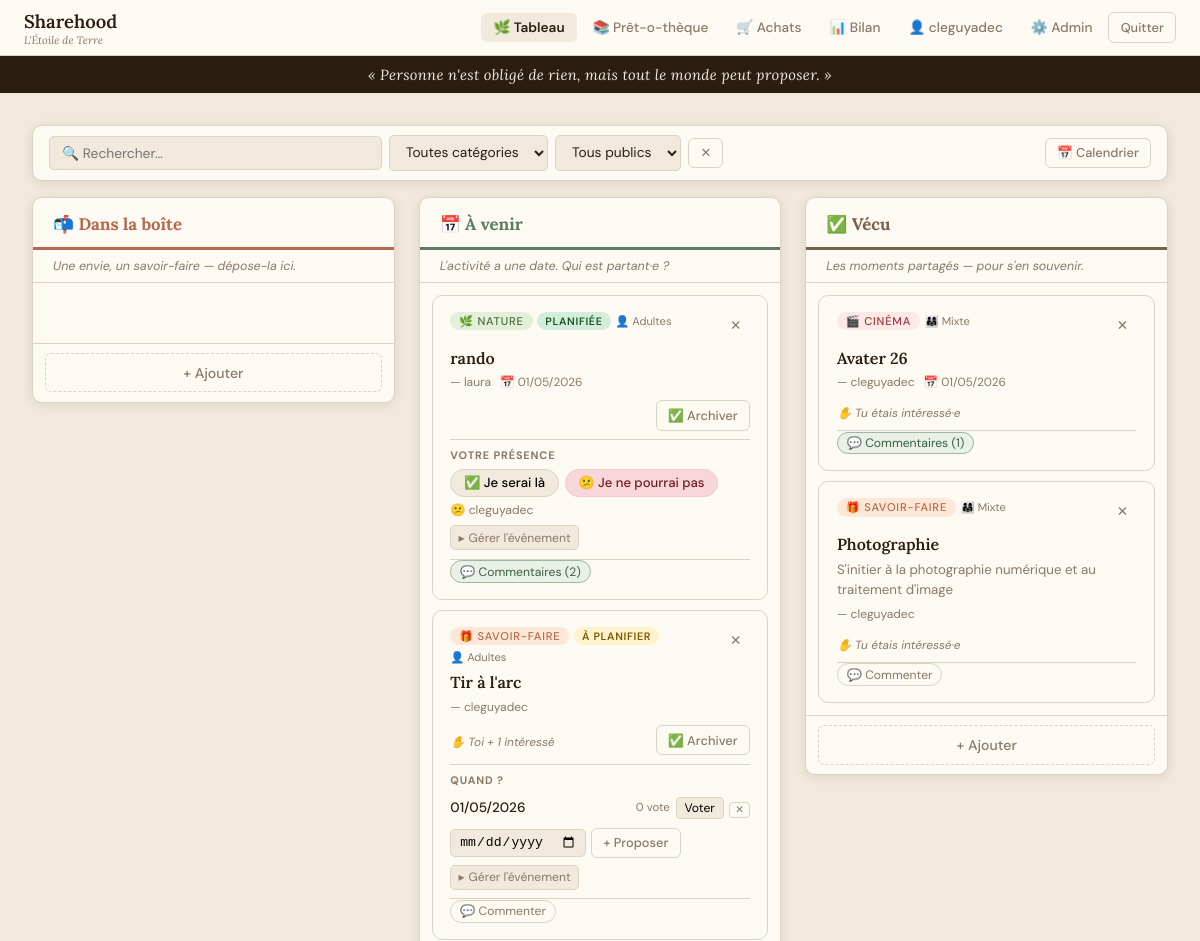
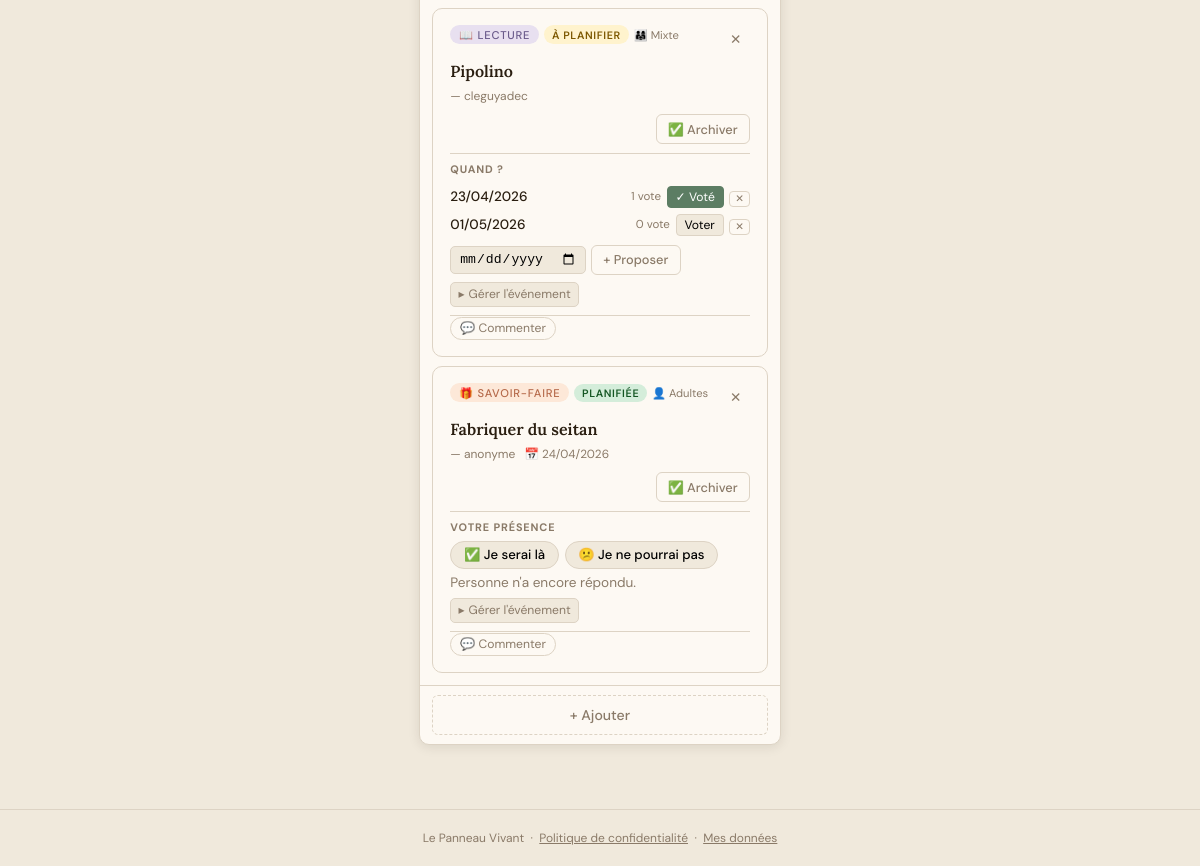
Page /?action=board (signed in) on the committed database (2 pictures, top to bottom).
### tables this page shows
CREATE TABLE users (
            id               INTEGER PRIMARY KEY AUTOINCREMENT,
            display_name     TEXT    NOT NULL,
            password_hash    TEXT    NOT NULL,
            role             TEXT    NOT NULL DEFAULT 'member',
            household        TEXT,
            created_at       TEXT    NOT NULL DEFAULT (datetime('now')),
            last_login       TEXT,
            is_active        INTEGER NOT NULL DEFAULT 1,
            gdpr_consent_at  TEXT
        );

CREATE TABLE cards (
            id           INTEGER PRIMARY KEY AUTOINCREMENT,
            column_id    INTEGER NOT NULL DEFAULT 0,
            tag          TEXT    NOT NULL DEFAULT 'autre',
            title        TEXT    NOT NULL,
            body         TEXT,
            author_id    INTEGER,
            audience     TEXT    DEFAULT 'adultes',
            event_date   TEXT,
            created_at   TEXT    NOT NULL DEFAULT (datetime('now')),
            updated_at   TEXT, status TEXT NOT NULL DEFAULT 'idea',
            FOREIGN KEY (author_id) REFERENCES users(id) ON DELETE SET NULL
        );

CREATE TABLE date_polls (
            id            INTEGER PRIMARY KEY AUTOINCREMENT,
            card_id       INTEGER NOT NULL,
            proposed_date TEXT    NOT NULL,
            created_by    INTEGER,
            created_at    TEXT    NOT NULL DEFAULT (datetime('now')),
            FOREIGN KEY (card_id)    REFERENCES cards(id) ON DELETE CASCADE,
            FOREIGN KEY (created_by) REFERENCES users(id) ON DELETE SET NULL
        );

### index.php (the view, shortened to what the rows shown need)
<?php
require_once __DIR__ . '/functions.php';
$action = preg_replace('/[^a-z_]/', '', $_GET['action'] ?? 'board');
$user   = currentUser();
if (in_array($action, ['login', 'register', 'privacy', 'forgot_password', 'reset_password'], true)) {
    if ($user && $action === 'login') {
        redirect('?action=board');
    }
} else {
    $user = requireAuth();
}
switch ($action) {
    case 'board':          viewBoard($user);                             break;
}
function layoutOpen(string $title, ?array $user = null, string $currentAction = ''): void
{
    $appName = h(APP_NAME);
    $appSub  = h(APP_SUBTITLE);
    $isAdmin = $user && $user['role'] === 'admin';
    echo <<<HTML
<!DOCTYPE html>
<html lang="fr">
<head>
<title>{$appName} — {$title}</title>
</head>
<body>
HTML;
    if ($user) {
        $board   = $currentAction === 'board'        ? 'active' : '';
        $library = $currentAction === 'library'      ? 'active' : '';
        $bilan   = $currentAction === 'dashboard'    ? 'active' : '';
        $orders  = $currentAction === 'group_orders' ? 'active' : '';
        $mydata  = $currentAction === 'my_data'      ? 'active' : '';
        $admin   = $currentAction === 'admin'        ? 'active' : '';
        $uname   = h($user['display_name']);
        $csrf    = csrfField();
        echo <<<HTML
<nav>
  <a class="nav-brand" href="?action=board">{$appName} <small>{$appSub}</small></a>
  <button class="nav-toggle" aria-label="Menu" aria-expanded="false" onclick="toggleNav(this)">☰</button>
  <div class="nav-links" id="nav-links">
    <a href="?action=board"        class="{$board}">🌿 Tableau</a>
    <a href="?action=library"      class="{$library}">📚 Prêt-o-thèque</a>
    <a href="?action=group_orders" class="{$orders}">🛒 Achats</a>
    <a href="?action=dashboard"    class="{$bilan}">📊 Bilan</a>
    <a href="?action=my_data"      class="{$mydata}">👤 {$uname}</a>
HTML;
        if ($isAdmin) {
            echo "<a href=\"?action=admin\" class=\"{$admin}\">⚙️ Admin</a>";
        }
        echo <<<HTML
    <form method="post" action="?action=logout" style="display:inline">
      {$csrf}
      <button type="submit" class="btn btn-ghost btn-sm">Quitter</button>
    </form>
  </div>
</nav>
<script>
function toggleNav(btn) {
  const nav = document.getElementById('nav-links');
  const open = nav.classList.toggle('open');
  btn.setAttribute('aria-expanded', open);
  btn.textContent = open ? '✕' : '☰';
}
document.addEventListener('click', function(e) {
  const nav = document.getElementById('nav-links');
  if (nav && nav.classList.contains('open') && !e.target.closest('nav')) {
    nav.classList.remove('open');
    const btn = document.querySelector('.nav-toggle');
    if (btn) { btn.setAttribute('aria-expanded','false'); btn.textContent='☰'; }
  }
});
</script>
HTML;
    }
}
function layoutClose(): void
{
    echo <<<HTML
<footer>
  Le Panneau Vivant &nbsp;·&nbsp;
  <a href="?action=privacy" style="color:inherit">Politique de confidentialité</a> &nbsp;·&nbsp;
  <a href="?action=my_data" style="color:inherit">Mes données</a>
</footer>
</body></html>
HTML;
}
function viewBoard(array $user): void
{
    layoutOpen('Tableau', $user, 'board');
    $cards  = getCards();
    echo '<div class="page">';
    echo '<div class="board">';
    $allComments = getAllComments();
    foreach (COL_META as $colId => $col) {
        $colCards = $cards[$colId] ?? [];
        $cls      = 'col-' . $colId;
        $count    = count($colCards);
        echo <<<HTML
<div class="column {$cls}">
  <div class="col-header">
    <h2>{$col['icon']} {$col['title']} <span class="badge">{$count}</span></h2>
  </div>
  <p class="col-desc">{$col['desc']}</p>
  <div class="cards-list">
HTML;
        foreach ($colCards as $card) {
            renderCard($card, $user, $colId, $allComments[(int)$card['id']] ?? []);
        }
        echo '</div>';
        echo '<div class="col-footer">';
        echo '<button class="btn btn-dashed" onclick="openAddModal(' . $colId . ')">+ Ajouter</button>';
        echo '</div></div>';
    }
    echo '</div>';
    echo '</div>';
    layoutClose();
}
function renderCard(array $card, array $user, int $colId, array $comments = []): void
{
    $cardId     = (int) $card['id'];
    $tag        = TAG_META[$card['tag']] ?? TAG_META['autre'];
    $status     = $card['status'] ?? 'idea';
    $canAct     = ($card['author_id'] == $user['id']) || ($user['role'] === 'admin');
    $authorName = $card['author_name'] ? h($card['author_name']) : 'anonyme';
    $audience   = AUDIENCE_META[$card['audience']] ?? '';
    $interests  = getCardInterests($cardId);
    $myInterest = false;
    $intNames   = [];
    foreach ($interests as $i) {
        $intNames[] = h($i['display_name']);
        if ($i['user_id'] == $user['id']) {
            $myInterest = true;
        }
    }
    $intCount = count($interests);
    echo '<div class="card" data-id="' . $cardId . '" data-title="' . h(mb_strtolower($card['title'])) . '" data-body="' . h(mb_strtolower($card['body'] ?? '')) . '" data-tag="' . h($card['tag']) . '" data-audience="' . h($card['audience'] ?? '') . '">';
    echo '<div class="card-header">';
    echo '<div class="card-chips">';
    echo '<span class="tag ' . $tag['cls'] . '">' . $tag['emoji'] . ' ' . h($tag['label']) . '</span>';
    if ($colId === 1) {
        $sm = STATUS_META[$status] ?? STATUS_META['a_planifier'];
        echo '<span class="status-badge status-' . h($status) . '">' . $sm['label'] . '</span>';
    }
    if ($audience) {
        echo '<span class="audience-chip">' . $audience . '</span>';
    }
    echo '</div>';
    if ($canAct) {
        echo '<form method="post" action="?action=card_delete" style="display:inline">';
        echo '<button type="submit" class="btn-icon" title="Supprimer la carte" aria-label="Supprimer la carte" onclick="return confirm(\'Supprimer cette carte ?\')">✕</button>';
        echo '</form>';
    }
    echo '</div>';
    echo '<h3 class="card-title">' . h($card['title']) . '</h3>';
    if ($card['body']) {
        echo '<p class="card-body">' . nl2br(h($card['body'])) . '</p>';
    }
    $dateStr = ($card['event_date'] && $status === 'planifiee') ? fmtDate($card['event_date']) : '';
    echo '<div class="card-meta">';
    echo '<span class="card-author">— ' . $authorName . '</span>';
    if ($dateStr) {
        echo '<time class="card-date" datetime="' . h($card['event_date'] ?? '') . '">📅 ' . $dateStr . '</time>';
    }
    echo '</div>';
    echo '<div class="card-footer">';
    if ($colId === 0) {
        $btnLabel  = $myInterest
            ? ($intCount > 1 ? '✋ Toi + ' . ($intCount - 1) . ' autre' . ($intCount > 2 ? 's' : '') : '✋ Tu es partant·e')
            : ($intCount > 0 ? '✋ ' . $intCount . ' partant' . ($intCount > 1 ? 's' : '') : '✋ Je suis partant·e');
        $intActive = $myInterest ? 'active' : '';
        $intTip    = $intNames   ? 'title="' . implode(', ', $intNames) . '"' : '';
        echo '<form method="post" action="?action=interest_toggle" style="display:inline">';
        echo csrfField();
        echo '<input type="hidden" name="card_id" value="' . $cardId . '">';
        echo '<button type="submit" class="interest-btn ' . $intActive . '" ' . $intTip . ' aria-pressed="' . ($myInterest ? 'true' : 'false') . '">' . $btnLabel . '</button>';
        echo '</form>';
    } else {
        if ($intCount > 0) {
            $tip = 'title="Intéressé·es : ' . implode(', ', $intNames) . '"';
            $txt = $myInterest
                ? ($intCount > 1 ? '✋ Toi + ' . ($intCount - 1) . ' intéressé' . ($intCount > 2 ? 's' : '') : '✋ Tu étais intéressé·e')
                : '✋ ' . $intCount . ' intéressé' . ($intCount > 1 ? 's' : '');
            echo '<span class="voters-row" ' . $tip . '>' . $txt . '</span>';
        } else {
            echo '<span></span>';
        }
    }
    if ($canAct && $colId < 2) {
        $nextCol   = $colId + 1;
        $nextLabel = $nextCol === 1 ? '📅 Planifier' : '✅ Archiver';
        $ariaLbl   = $nextCol === 1 ? 'Passer en planification' : 'Archiver cet événement';
        echo '<form method="post" action="?action=card_move" style="display:inline">';
        echo '<button type="submit" class="btn btn-ghost btn-sm" aria-label="' . $ariaLbl . '">' . $nextLabel . '</button>';
        echo '</form>';
    }
    echo '</div>';
    if ($colId === 1) {
        renderPlanningSection($card, $user, $cardId, $status, $canAct);
    }
    $commentCount = count($comments);
    $hasCls       = $commentCount > 0 ? ' has' : '';
    $cSectionId   = 'cmts-' . $cardId;
    $cmtLabel     = $commentCount > 0 ? 'Commentaires (' . $commentCount . ')' : 'Commenter';
    echo '<hr class="card-divider" aria-hidden="true">';
    echo '<button type="button" class="comment-toggle' . $hasCls . '" ';
    echo 'onclick="toggleEl(\'' . $cSectionId . '\', this)" aria-expanded="false" aria-controls="' . $cSectionId . '">💬 ' . $cmtLabel . '</button>';
    echo '</div>';
}
function renderPlanningSection(array $card, array $user, int $cardId, string $status, bool $canAct): void
{
    if ($status === 'planifiee') {
        renderPresenceSection($card, $user, $cardId, $canAct);
        return;
    }
    $polls = getDatePolls($cardId);
    echo '<div class="poll-section">';
    echo '<span class="section-label">Quand ?</span>';
    foreach ($polls as $poll) {
        $votes     = $poll['votes'];
        $voteCount = count($votes);
        $myVote    = false;
        $voteNames = [];
        foreach ($votes as $v) {
            $voteNames[] = h($v['display_name']);
            if ($v['user_id'] == $user['id']) {
                $myVote = true;
            }
        }
        $canDelPoll = ($poll['created_by'] == $user['id'])
                   || ($card['author_id']  == $user['id'])
                   || ($user['role'] === 'admin');
        echo '<div class="poll-option">';
        echo '<span class="poll-date-label">' . fmtDate($poll['proposed_date']) . '</span>';
        $vcTip = $voteNames ? 'title="Votes : ' . implode(', ', $voteNames) . '"' : '';
        echo '<span class="poll-vote-count" ' . $vcTip . '>' . $voteCount . ' vote' . ($voteCount > 1 ? 's' : '') . '</span>';
        $voteActive = $myVote ? 'voted' : '';
        $voteLabel  = $myVote ? '✓ Voté' : 'Voter';
        echo '<form method="post" action="?action=date_poll_vote" style="display:inline">';
        echo '<button type="submit" class="poll-vote-btn ' . $voteActive . '" aria-pressed="' . ($myVote ? 'true' : 'false') . '">' . $voteLabel . '</button>';
        echo '</form>';
        if ($canDelPoll) {
            echo '<form method="post" action="?action=date_poll_delete" style="display:inline">';
            echo '<button type="submit" class="poll-del-btn" aria-label="Supprimer cette date" title="Retirer cette date">✕</button>';
            echo '</form>';
        }
        echo '</div>';
    }
    echo '<div class="poll-add-row">';
    echo '<form method="post" action="?action=date_poll_add" style="display:flex;gap:.3rem;flex-wrap:wrap;align-items:center">';
    echo '<input type="date" id="date-prop-' . $cardId . '" name="proposed_date" required style="font-size:.82rem;padding:.28rem .5rem;border:1px solid var(--border);border-radius:5px;background:var(--bg)">';
    echo '<button type="submit" class="btn btn-ghost btn-sm">+ Proposer</button>';
    echo '</form>';
    echo '</div>';
    if ($canAct) {
        echo '<details class="card-manage">';
        echo '<summary>Gérer l\'événement</summary>';
        echo '</details>';
    }
    echo '</div>';
}
function renderPresenceSection(array $card, array $user, int $cardId, bool $canAct): void
{
    $presences   = getPresences($cardId);
    $attending   = [];
    $declining   = [];
    $myAttending = null;
    foreach ($presences as $p) {
        if ((int) $p['attending'] === 1) {
            $attending[] = h($p['display_name']);
        } else {
            $declining[] = h($p['display_name']);
        }
        if ($p['user_id'] == $user['id']) {
            $myAttending = (int) $p['attending'];
        }
    }
    echo '<div class="presence-section">';
    echo '<span class="section-label">Votre présence</span>';
    echo '<div class="presence-btns">';
    $willClass = $myAttending === 1 ? ' will-be' : '';
    echo '<form method="post" action="?action=presence_toggle" style="display:inline">';
    echo '<button type="submit" class="presence-btn' . $willClass . '" aria-pressed="' . ($myAttending === 1 ? 'true' : 'false') . '">✅ Je serai là</button>';
    echo '</form>';
    $wontClass = $myAttending === 0 ? ' wont-be' : '';
    echo '<form method="post" action="?action=presence_toggle" style="display:inline">';
    echo '<button type="submit" class="presence-btn' . $wontClass . '" aria-pressed="' . ($myAttending === 0 ? 'true' : 'false') . '">😕 Je ne pourrai pas</button>';
    echo '</form>';
    echo '</div>';
    if (!empty($declining)) {
        $tip = 'title="' . implode(', ', $declining) . '"';
        echo '<div class="presence-list" ' . $tip . ' aria-label="Absent·es">';
        echo '😕 ' . implode(', ', $declining);
        echo '</div>';
    }
    if (empty($presences)) {
        echo '<p class="text-sm text-muted" style="margin-top:.2rem">Personne n\'a encore répondu.</p>';
    }
    if ($canAct) {
        echo '<details class="card-manage">';
        echo '<summary>Gérer l\'événement</summary>';
        echo '</details>';
    }
    echo '</div>';
}

### rows in the picture
users: display_name "cleguyadec"
cards: tag "🌿", tag "NATURE", status "PLANIFIÉE", audience "👤 Adultes", title "rando", author.display_name "laura", dateStr "01/05/2026", declining "cleguyadec", cmtLabel "Commentaires (2)"
cards: tag "🎁", tag "SAVOIR-FAIRE", status "À PLANIFIER", audience "👤 Adultes", title "Tir à l'arc", author.display_name "cleguyadec", txt "✋ Toi + 1 intéressé", cmtLabel "Commenter"
date_polls: proposed_date "01/05/2026", voteCount "0", voteLabel "Voter"
cards: tag "📖", tag "LECTURE", status "À PLANIFIER", audience "👨‍👩‍👧 Mixte", title "Pipolino", author.display_name "cleguyadec", cmtLabel "Commenter"
date_polls: proposed_date "23/04/2026", voteCount "1", voteLabel "✓ Voté"
date_polls: proposed_date "01/05/2026", voteCount "0", voteLabel "Voter"
cards: tag "🎁", tag "SAVOIR-FAIRE", status "PLANIFIÉE", audience "👤 Adultes", title "Fabriquer du seitan", authorName "anonyme", dateStr "24/04/2026", shows "Personne n", cmtLabel "Commenter"
cards: tag "🎬", tag "CINÉMA", audience "👨‍👩‍👧 Mixte", title "Avater 26", author.display_name "cleguyadec", dateStr "01/05/2026", txt "✋ Tu étais intéressé·e", cmtLabel "Commentaires (1)"
cards: tag "🎁", tag "SAVOIR-FAIRE", audience "👨‍👩‍👧 Mixte", title "Photographie", body "S'initier à la photographie numérique et au traitement d'image", author.display_name "cleguyadec", txt "✋ Tu étais intéressé·e", cmtLabel "Commenter"

### other values in the picture
$appName "Sharehood"
$appSub "L'Étoile de Terre"
$col['icon'] "📬"
$col['title'] "Dans la boîte"
$col['desc'] "Une envie, un savoir-faire — dépose-la ici."
$col['icon'] "📅"
$col['title'] "À venir"
$col['desc'] "L'activité a une date. Qui est partant·e ?"
$col['icon'] "✅"
$col['title'] "Vécu"
$col['desc'] "Les moments partagés — pour s'en souvenir."
